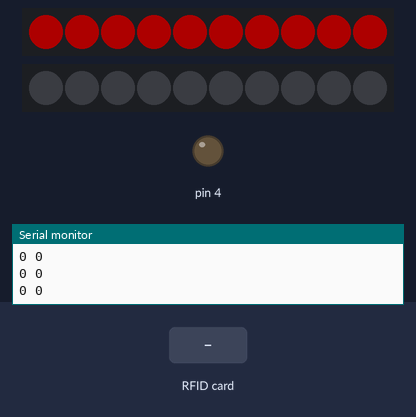
The sketch below on a simulated Arduino Uno, built with avr-gcc and run on an emulated ATmega328P. Parts: 2 × 10 RGB LEDs in strip order, left to right, output pins drawn as LEDs (lit = HIGH), the last lines printed to the serial monitor. Inputs (shaded band) come from the test bench. Dim RGB values are drawn brighter than linear; pins used as bus, display or sensor lines are not drawn.

Above: at 0.95 s.
At 1.5 s:
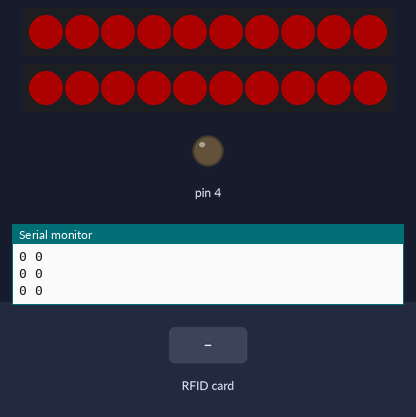
1.6 s: RFID card 5E 7A 19 C4 held to the reader
Timing chart, 0 to 4.6 s (numbered marks = the images above; inputs shaded):
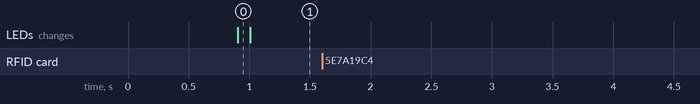

The sketch:

2rfid.ino
```cpp
#include <SPI.h>
#include <MFRC522.h>
#include "Adafruit_NeoPixel.h"

#define PIN 6
#define PIN2 5
#define NUM_LEDS 10
#define RST_PIN 9  // Пин rfid модуля RST
#define SS_PIN 10  // Пин rfid модуля SS
#define SS_PIN2 8  // Пин rfid модуля SS

Adafruit_NeoPixel strip = Adafruit_NeoPixel(NUM_LEDS, PIN, NEO_GRB + NEO_KHZ800);
Adafruit_NeoPixel strip2 = Adafruit_NeoPixel(NUM_LEDS, PIN2, NEO_GRB + NEO_KHZ800);

MFRC522 rfid(SS_PIN, RST_PIN);  // Объект rfid модуля
MFRC522 rfid2(SS_PIN2, RST_PIN);  // Объект rfid модуля
MFRC522::MIFARE_Key key;        // Объект ключа

String state = "none";         // Состояние: none, found, removing
int led = 0;                   // Текущий светодиод
uint32_t last_change_led = 0;  // Время последнего изменения светодиода
uint32_t last_found_card = 0;
bool card_present = false;  // Флаг наличия карты

void setup() {
  strip.begin();
  strip.setBrightness(50);
  strip.show();  // Инициализация светодиодов

  strip2.begin();
  strip2.setBrightness(50);
  strip2.show();  // Инициализация светодиодов
  pinMode(4, OUTPUT);

  Serial.begin(9600);                        // Инициализация Serial
  SPI.begin();                               // Инициализация SPI

  // Инициализация RFID 1
  pinMode(SS_PIN, OUTPUT);
  digitalWrite(SS_PIN, HIGH);
  rfid.PCD_Init();                           // Инициализация модуля
  rfid.PCD_SetAntennaGain(rfid.RxGain_max);  // Установка усиления антенны
  rfid.PCD_AntennaOff();                     // Перезагружаем антенну
  rfid.PCD_AntennaOn();                      // Включаем антенну

  // Инициализация RFID 2
  pinMode(SS_PIN2, OUTPUT);
  digitalWrite(SS_PIN2, HIGH);
  rfid2.PCD_Init();                           // Инициализация модуля
  rfid2.PCD_SetAntennaGain(rfid2.RxGain_max);  // Установка усиления антенны
  rfid2.PCD_AntennaOff();                     // Перезагружаем антенну
  rfid2.PCD_AntennaOn();                      // Включаем антенну

  for (byte i = 0; i < 6; i++) {  // Наполняем ключ
    key.keyByte[i] = 0xFF;        // Ключ по умолчанию 0xFFFFFFFFFFFF
  }
}

void selectRFID(MFRC522 &rfid, int ssPin) {
  digitalWrite(SS_PIN, HIGH);   // Disable RFID 1
  digitalWrite(SS_PIN2, HIGH);  // Disable RFID 2
  digitalWrite(ssPin, LOW);     // Enable the selected RFID
  rfid.PCD_Init();              // Reinitialize the selected RFID
}

void loop() {
  // Проверка наличия карты на RFID 1
  selectRFID(rfid, SS_PIN);
  bool new_card_present = rfid.PICC_IsNewCardPresent() && rfid.PICC_ReadCardSerial();

  // Проверка наличия карты на RFID 2
  selectRFID(rfid2, SS_PIN2);
  bool new_card_present2 = rfid2.PICC_IsNewCardPresent() && rfid2.PICC_ReadCardSerial();

  Serial.print(new_card_present);
  Serial.print(" ");
  Serial.println(new_card_present2);

  if (new_card_present) {
    state = "loading";
    // Карта обнаружена
    Serial.println(millis() - last_found_card);
    if (millis() - last_found_card < 300) {
      if (millis() - last_change_led > 200) {
        strip.clear();
        for (int i = 0; i < led; i++) {
          strip.setPixelColor(i, strip.Color(0, 255, 0));
        }
        led += 1;
        if (led > NUM_LEDS) {
          state = "finish";
          led = 0;
        }
        strip.show();
        last_change_led = millis();
      }
    }
    last_found_card = millis();
  } else {
    // Карта отсутствует
    if (millis() - last_found_card > 700) {
      while (led >= 0) {
        strip.clear();
        for (int j = 0; j < led; j++) {
          strip.setPixelColor(j, strip.Color(0, 255, 0));
        }
        led -= 1;
        strip.show();
        delay(200);
      }
      strip.clear();
      for (int j = 0; j < NUM_LEDS; j++) {
        strip.setPixelColor(j, strip.Color(255, 0, 0));
      }
      strip.show();
      delay(100);
    }
  }

  if (new_card_present2) {
    state = "loading";
    // Карта обнаружена
    Serial.println(millis() - last_found_card);
    if (millis() - last_found_card < 300) {
      if (millis() - last_change_led > 200) {
        strip2.clear();
        for (int i = 0; i < led; i++) {
          strip2.setPixelColor(i, strip2.Color(0, 255, 0));
        }
        led += 1;
        if (led > NUM_LEDS) {
          state = "finish";
          led = 0;
        }
        strip2.show();
        last_change_led = millis();
      }
    }
    last_found_card = millis();
  } else {
    // Карта отсутствует
    if (millis() - last_found_card > 700) {
      while (led >= 0) {
        strip2.clear();
        for (int j = 0; j < led; j++) {
          strip2.setPixelColor(j, strip2.Color(0, 255, 0));
        }
        led -= 1;
        strip2.show();
        delay(200);
      }
      strip2.clear();
      for (int j = 0; j < NUM_LEDS; j++) {
        strip2.setPixelColor(j, strip2.Color(255, 0, 0));
      }
      strip2.show();
      delay(100);
    }
  }

  // Перезагрузка модуля каждую секунду для предотвращения зависания
  static uint32_t rebootTimer = millis();
  if (millis() - rebootTimer >= 1000) {
    rebootTimer = millis();
    digitalWrite(RST_PIN, HIGH);
    delayMicroseconds(2);
    digitalWrite(RST_PIN, LOW);
    rfid.PCD_Init();
    rfid2.PCD_Init();
  }
}
```
